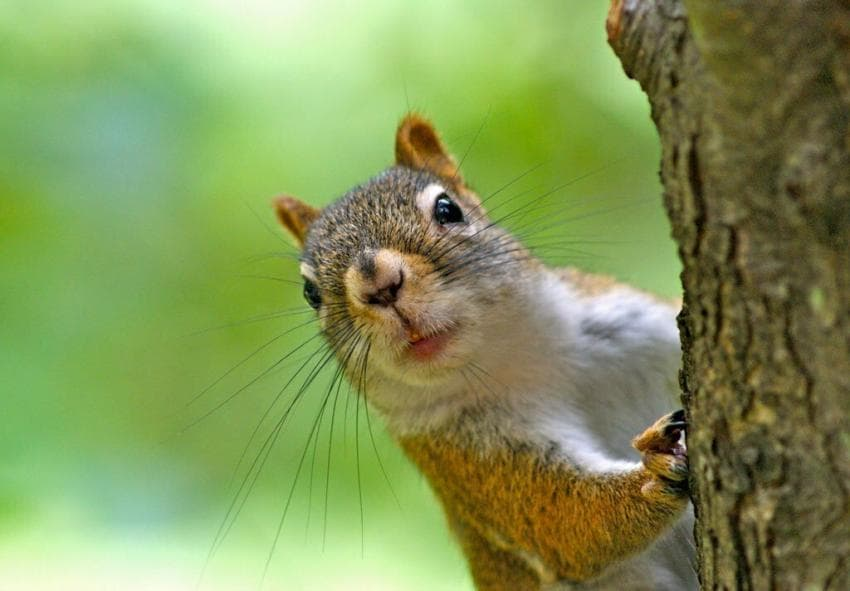
#> input picture histogram/.data/daram.jpg, 850 x 591 px, found by its file name
$ jupyter execute histogram.ipynb
#> lines starting #> are read from the running program, lines starting #| are printed output that depends on the picture; after the words box and inside, x2 and y2 are one past the last pixel; in counts of white or black regions, pixels touching at a corner belong together
[cell 1]
#출처 https://hoya9802.github.io/computer-vision/histogram_equalization/
#출처 https://velog.io/@csp213/%ED%9E%88%EC%8A%A4%ED%86%A0%EA%B7%B8%EB%9E%A8histogram-%EC%B2%98%EB%A6%AC
from google.colab import drive
drive.mount('/content/drive')
from google.colab.patches import cv2_imshow
import cv2
import numpy as np

# load image
input_color_img = cv2.imread("/content/drive/MyDrive/daram.jpg")
#> input_color_img is the input picture: shape (591, 850, 3); mean B, G, R 88.1, 150.1, 130.5
height, width, _ = input_color_img.shape
#> height = 591; width = 850
input_gray_img = cv2.cvtColor(input_color_img, cv2.COLOR_BGR2GRAY)
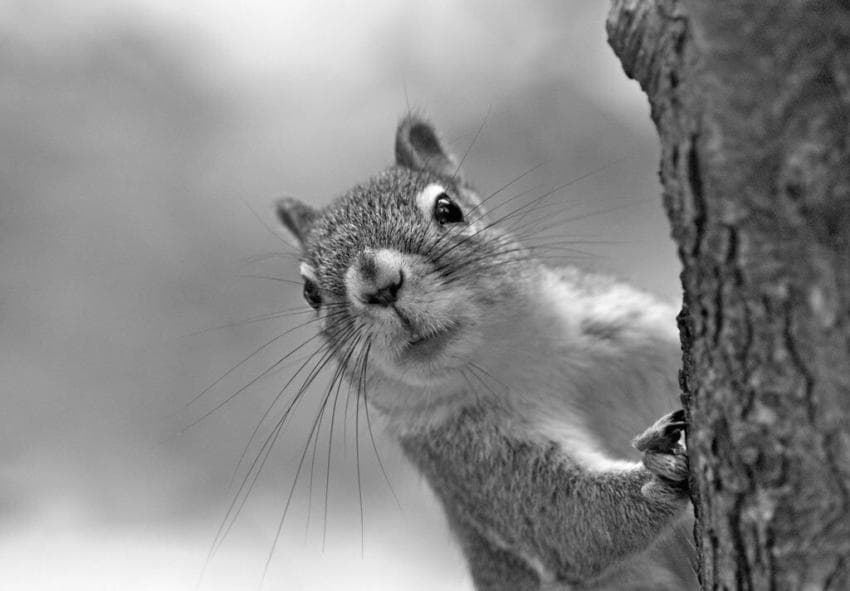
#> input_gray_img: shape (591, 850); min 0, max 255, mean 137.2

cv2_imshow(input_gray_img)

# gray scale에서 각각의 픽셀은 0~255까지의 값들을 가지게 때문에 다음과 같은 numpy 리스트를 만들어준다.
histogram = np.zeros((256))

# 반복문을 돌면서 각각의 픽셀이 가지는 값마다 개수를 카운팅한 후 histogram list에 저장
for i in range(height):
    for j in range(width):
        histogram[int(input_gray_img[i][j])] += 1

# input 이미지, 히스토그램 출력
import matplotlib.pyplot as plt
plt.bar(range(len(histogram)), histogram)
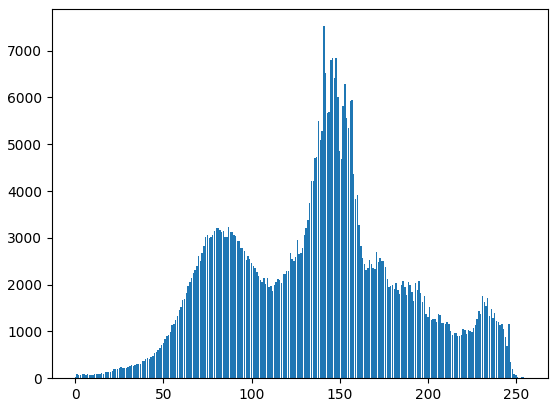
#> figure drawn by matplotlib, 1 panel; tallest bar 7524 high, from x = 140.6 to 141.4

[cell 2]
#히스토그램 평활화
#화소값의 분포를 고르게 만들어줌
dst = cv2.equalizeHist(input_gray_img)
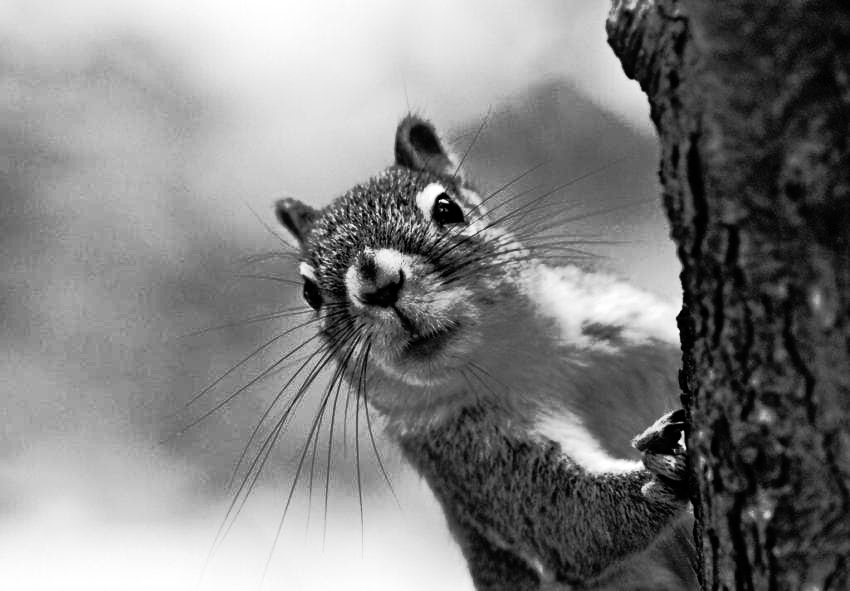
#> dst: shape (591, 850); min 0, max 255, mean 128.3
hist = cv2.calcHist([dst],[0],None,[256],[0,256])
#> hist = 256 values, max 7524 at index 129, min 0 at index 21, mean 1962.3
cv2_imshow(dst)
plt.bar(range(len(hist.reshape(256))),hist.reshape(256))
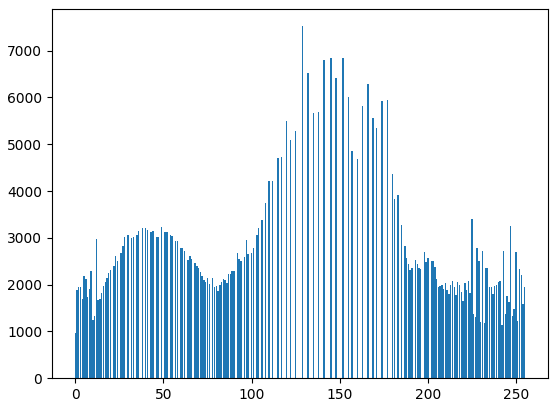
#> figure drawn by matplotlib, 1 panel; tallest bar 7524 high, from x = 128.6 to 129.4

[cell 3]
ret, threshold_img = cv2.threshold(input_gray_img, 127, 255, cv2.THRESH_BINARY)
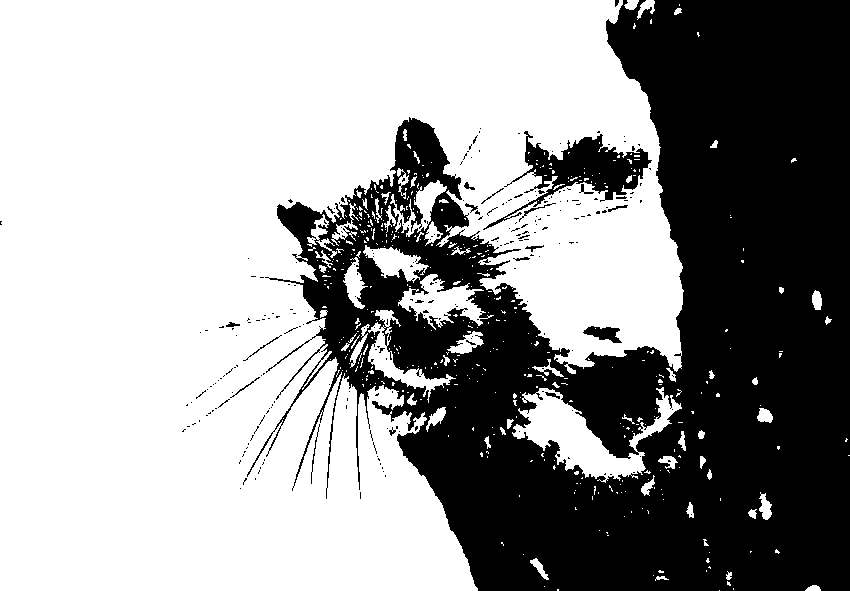
#> threshold_img: shape (591, 850); 61.4% white; 258 black regions (239 under 20 px), largest, box (x1, y1, x2, y2) and area: (247, 0, 850, 591) 187110, (483, 131, 652, 230) 4743, (583, 326, 622, 343) 372
plt.imshow(threshold_img,cmap='gray')

[cell 4]
ret, threshold_img = cv2.threshold(input_gray_img, 0, 255, cv2.THRESH_BINARY | cv2.THRESH_OTSU)
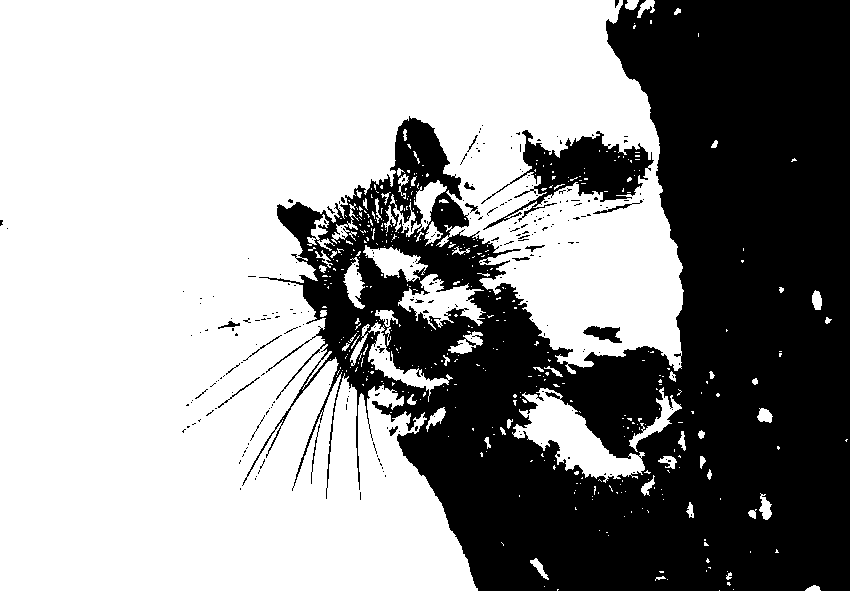
#> threshold_img: shape (591, 850); 60.9% white; 264 black regions (244 under 20 px), largest, box (x1, y1, x2, y2) and area: (242, 0, 850, 591) 188609, (481, 130, 654, 230) 5854, (583, 326, 622, 343) 387
#> ret = 128
plt.imshow(threshold_img,cmap='gray')
print(ret)
#| 128.0
